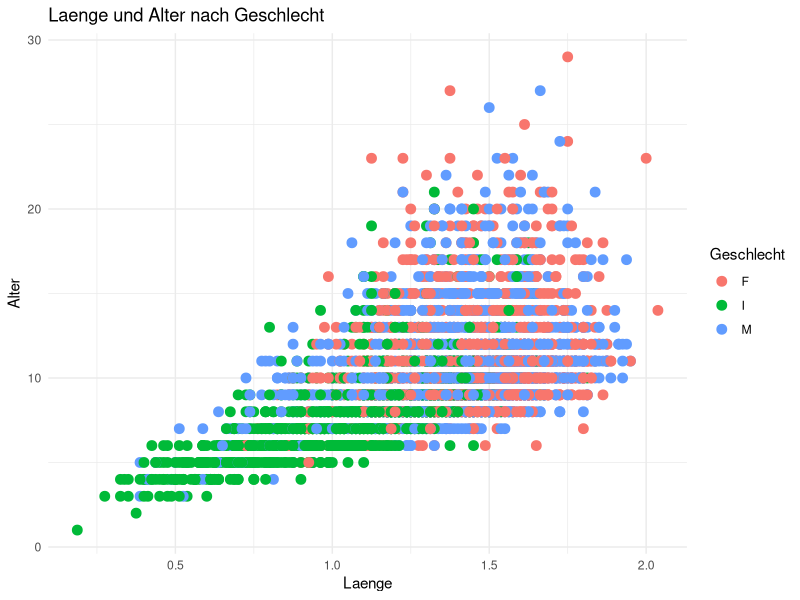
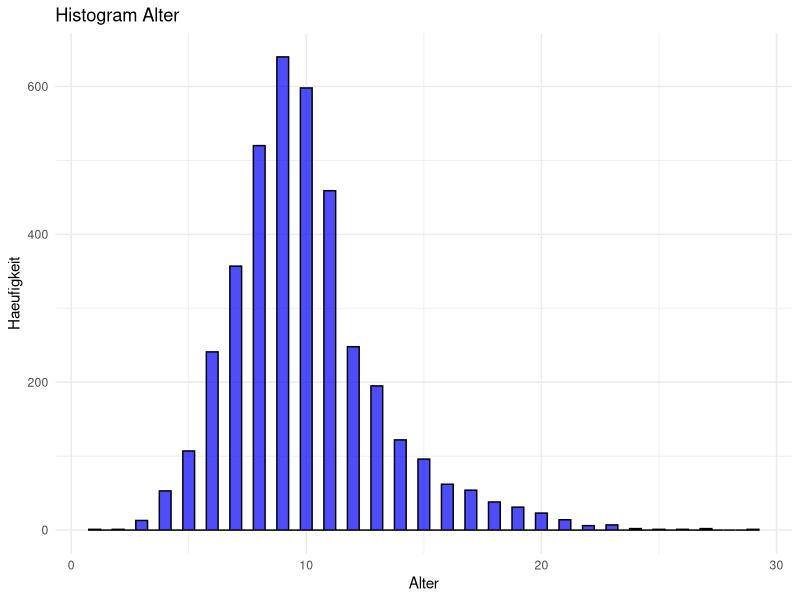
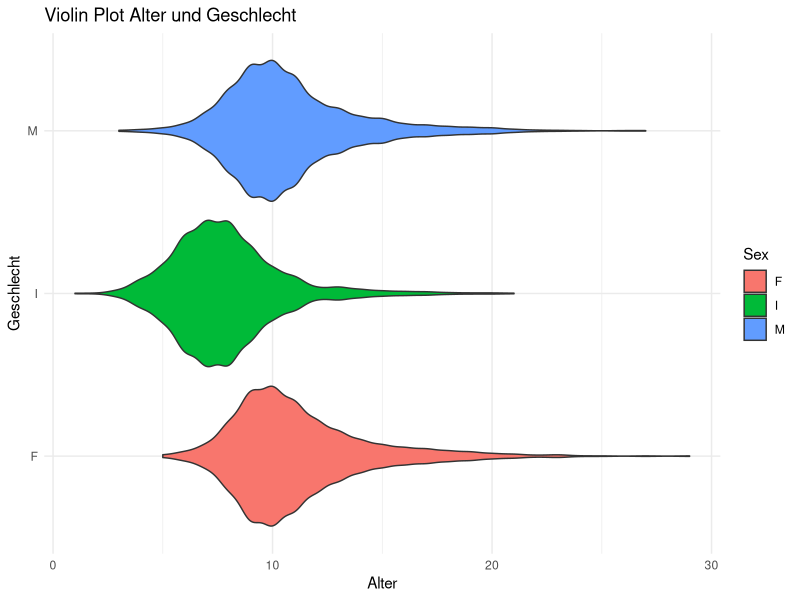
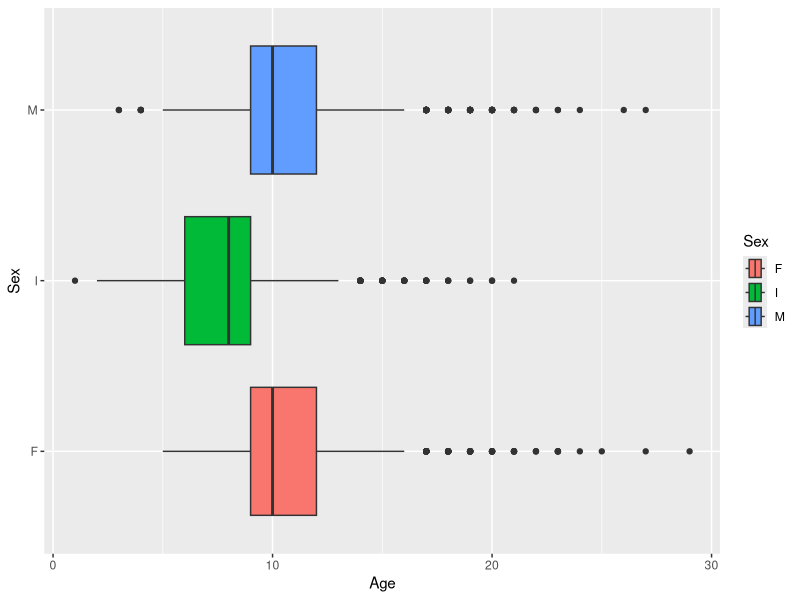
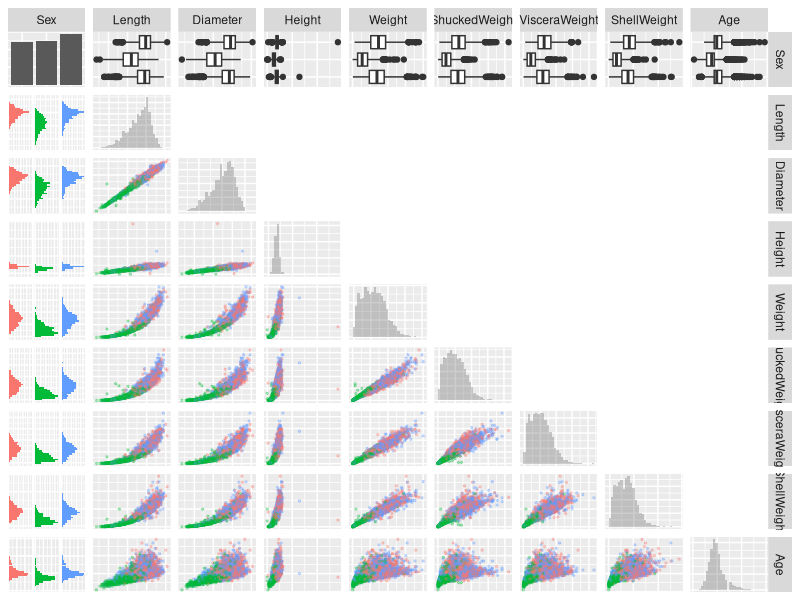
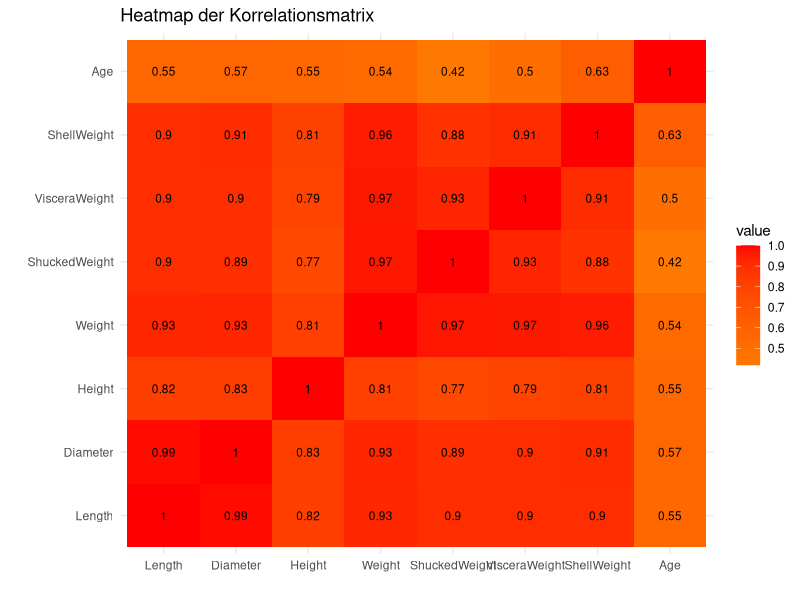

Here is the R script that generated these plots, in order:
################################################################################
#
#   PStA Maschinelles Lernen SS2024
#   Datensatz:  Crab Age Prediction
#       Kaggle: https://www.kaggle.com/datasets/sidhus/crab-age-prediction
#
#   Vorgelegt von:  Sami Taieb (00803933) AI-M
#
################################################################################
library(ggplot2)
library(GGally)

# Daten einlesen
setwd("C:/Users/administrator.ICD/Desktop/R ML")

Daten <- read.csv("CrabAgePrediction.csv",header=TRUE,sep=",", fill=TRUE, stringsAsFactors=TRUE)


# Datenkorrektur
Daten[, "Sex"] <- as.factor(Daten[, "Sex"])

# Datensatz in Geschlaechter aufteilen
Daten_M <- Daten[which(Daten$Sex == "M"), ]
Daten_F <- Daten[which(Daten$Sex == "F"), ]
Daten_I <- Daten[which(Daten$Sex == "I"), ]

# PLOT: Laenge und Alter nach Geschlecht
gang_plot <- ggplot(Daten, aes(x = Length, y = Age, color = Sex)) +
geom_point(size = 3) +
labs(
  title = "Laenge und Alter nach Geschlecht",
  x = "Laenge",
  y = "Alter",
  color = "Geschlecht"
) +
theme_minimal()

ggsave(filename = "groesse_alter_nach_geschlecht.png", plot = gang_plot, bg = "white", width = 10, height = 7)


#PLOT: Histogram Alter
hist_plot <- ggplot(Daten, aes(x = Age)) +
geom_histogram(binwidth = 0.5, fill = "blue", color = "black", alpha = 0.7) + #alpha macht balken etwas trasparent
labs(
  title = "Histogram Alter",
  x = "Alter",
  y = "Haeufigkeit"
) +
theme_minimal()
ggsave(filename = "histogram_alter.png", plot = hist_plot, bg = "white", width = 10, height = 7)

#PLOT: Violin Alter Geschlecht
violin_plot <- ggplot(Daten, aes(x = Age, y = Sex, fill = Sex)) +
geom_violin() +
labs(
  title = "Violin Plot Alter und Geschlecht",
  x = "Alter",
  y = "Geschlecht"
) +
theme_minimal()
ggsave(filename = "violin_alter_geschlecht.png", plot = violin_plot, bg = "white", width = 10, height = 7)

#PLOT: Box Alter Geschlecht
box_plot <- ggplot(Daten, aes(x = Age, y = Sex, fill = Sex)) +
geom_boxplot()
labs(
  title = "Boxplot Alter Geschlecht",
  x = "Alter",
  y = "Geschlecht"
) +
theme_minimal()
ggsave(filename = "boxplot_alter_geschlecht.png", plot = box_plot, bg = "white", width = 10, height = 7)

#PLOT: Pairs Plot
pairs_plot <- ggpairs(
  Daten, 
  axisLabels = "none",
  lower = list(continuous = wrap("points", alpha = 0.3, size = 0.5), mapping = aes(color = Sex)),
  diag = list(continuous = wrap("barDiag", alpha = 0.3, bins = 30)),
  upper = list(continuous = wrap("blank"))
  )
ggsave(filename = "pairs_plot.png", plot = pairs_plot, bg = "white", width = 10, height = 7)

#Korrelationsmatrix
korrelationsmatrix <- cor(Daten[, 2 : 9])
koordinaten_heatmap <- expand.grid(row = colnames(korrelationsmatrix), col = colnames(korrelationsmatrix))
heatmap_daten <- cbind(koordinaten_heatmap, value = as.vector(korrelationsmatrix))
#PLOT: Korrelationsmatrix
korr_mat_plot <- ggplot(data = heatmap_daten, aes(x = col, y = row, fill = value)) +
  geom_tile() +
  scale_fill_gradient2(low = "blue", mid = "orange", high = "red", midpoint = 0) +
  geom_text(aes(label = round(value, 2)), color = "black", size = 3) +
  theme_minimal() +
  labs(
    title = "Heatmap der Korrelationsmatrix",
    x = "",
    y = ""
  )
  ggsave(filename = "korrelationsmatrix_heatmap.png", plot = korr_mat_plot, bg = "white", width = 10, height = 7)
